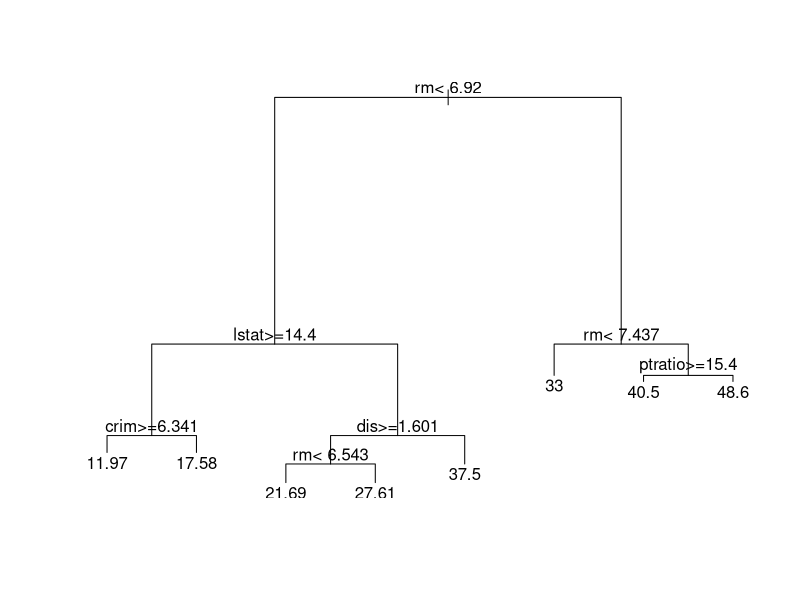
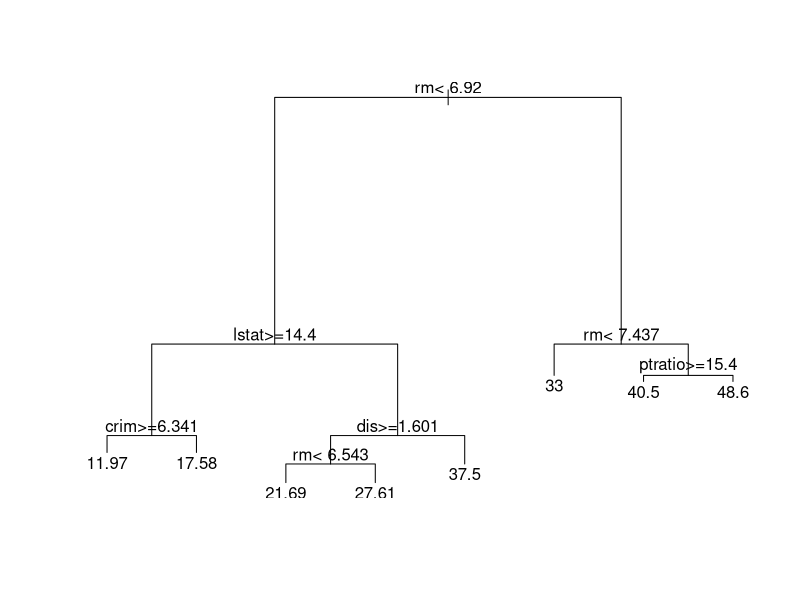

Write the R code that produced these figures, in order.
#set working directory if needed (modify path as needed)
setwd("C:/Users/PG/Desktop/sharma links copy/6 Decision Trees")

#load required libraries - rpart for classification and regression trees
library(rpart)

#mlbench for Ionosphere dataset
library(mlbench)

#load Boston Housing dataset
data("BostonHousing")

#set seed to ensure reproducible results
set.seed(42)
#split into training and test sets
BostonHousing[,"train"] <- ifelse(runif(nrow(BostonHousing))<0.8,1,0)
#separate training and test sets
trainset <- BostonHousing[BostonHousing$train==1,]
testset <- BostonHousing[BostonHousing$train==0,]
#get column index of train flag
trainColNum <- grep("train",names(trainset))
#remove train flag column from train and test sets
trainset <- trainset[,-trainColNum]
testset <- testset[,-trainColNum]

#build model
rpart_model <- rpart(medv~.,data = trainset, method="anova")
#plot tree
plot(rpart_model);text(rpart_model)

#Testing
rpart_test_predict <- predict(rpart_model,testset[,-trainColNum],type = "vector" )
#calculate RMS error
rmsqe <- sqrt(mean((rpart_test_predict-testset$medv)^2))
rmsqe

# get index of CP with lowest xerror
opt <- which.min(rpart_model$cptable[,"xerror"])
#get its value
cp <- rpart_model$cptable[opt, "CP"]
#prune tree
pruned_model <- prune(rpart_model,cp)
#plot tree
plot(pruned_model);text(pruned_model)

